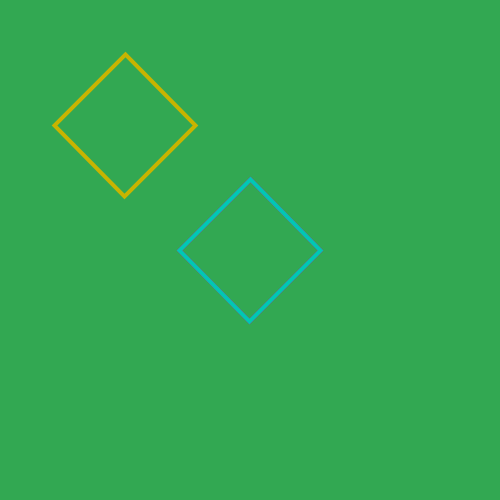
Frame 1 (no input)
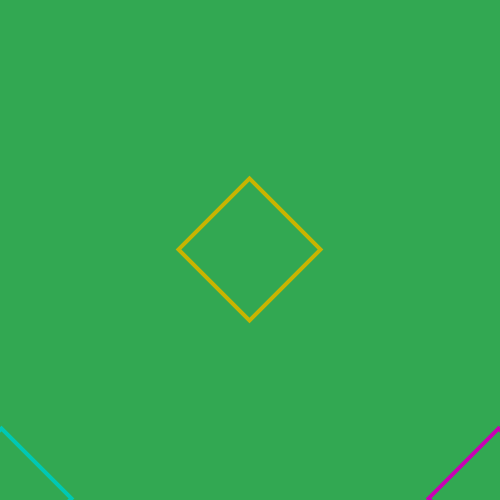
Frame 60 (the mouse pressed at the canvas centre just before this capture)
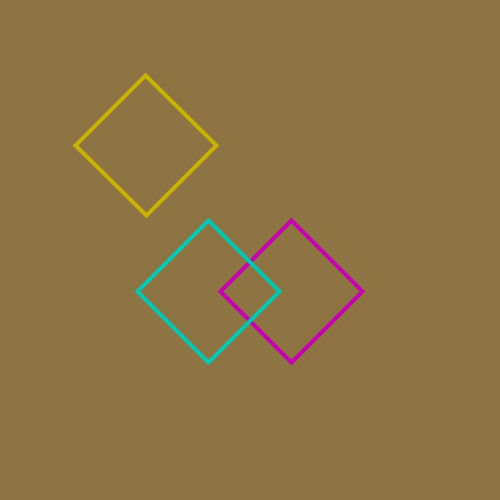
Frame 120 (the mouse held since frame 60 and released just before this capture)

The Processing sketch that drew these frames (run headless with seeded random() and noise(); from frame 60 on, the mouse is pressed at the canvas centre):

// Processing sketch: Notes_3_lerp
// ── Notes_3_lerp.pde
//oscillation

// sin(theta)
// sin(theta) range = (-1, 1)

// oscilate a rotated rectangle between two points

float theta;
color colorA;
color colorB;

void setup() {
  size(500, 500);
  theta = 0;
  colorA = color(50, 168, 82);
  colorB = color(235, 64, 52);
}

void draw() {
  // conversion -> occurs automatically
  // casting -> manually converting from one data type to another
  
  float percent = mouseX / (float)width;
  //float percent = map(mouseX, 0, width, 0, 1);
  //println(mouseX);
  //println(percent);
  color bg = lerpColor(colorA, colorB, percent);
  background(bg);
  oscilatingSquare(0, 0, width, height, color(200, 0, 180));
  oscilatingSquare(0, 0, width / 2.0, height / 2.0, color(200, 180, 0));
  oscilatingSquare(width, 0, 0, height, color(0, 200, 180));
  theta = theta + 0.025;
}

void oscilatingSquare(float startX, float startY, float endX, float endY, color s) {
  float sinResult = sin(theta); // (-1, 1)
  float percent = map(sinResult, -1, 1, 0, 1);
  
  float lerpX = lerp(startX, endX, percent);
  float lerpY = lerp(startY, endY, percent);
  
  pushMatrix();
  translate(lerpX, lerpY);
  rotate(radians(45));
  rectMode(CENTER);
  strokeWeight(4);
  stroke(s);
  noFill();
  rect(0, 0, 100, 100);
  popMatrix();
}
